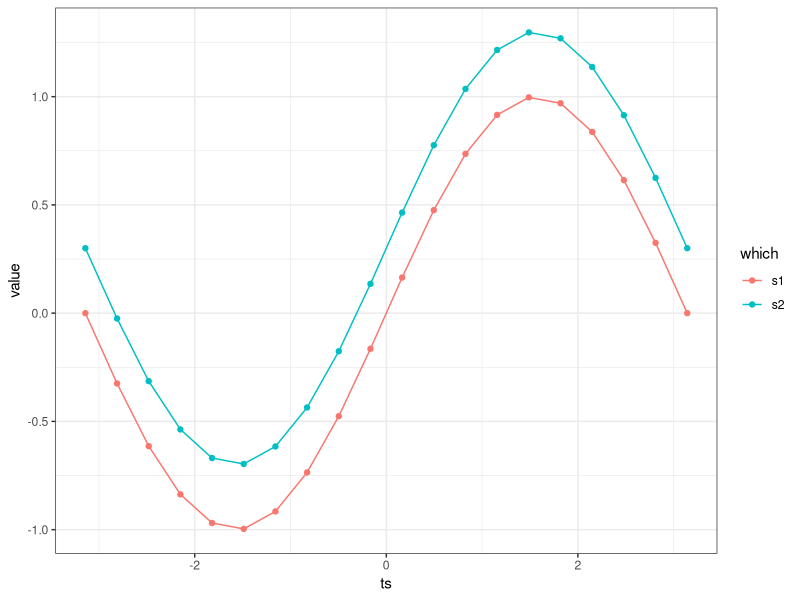
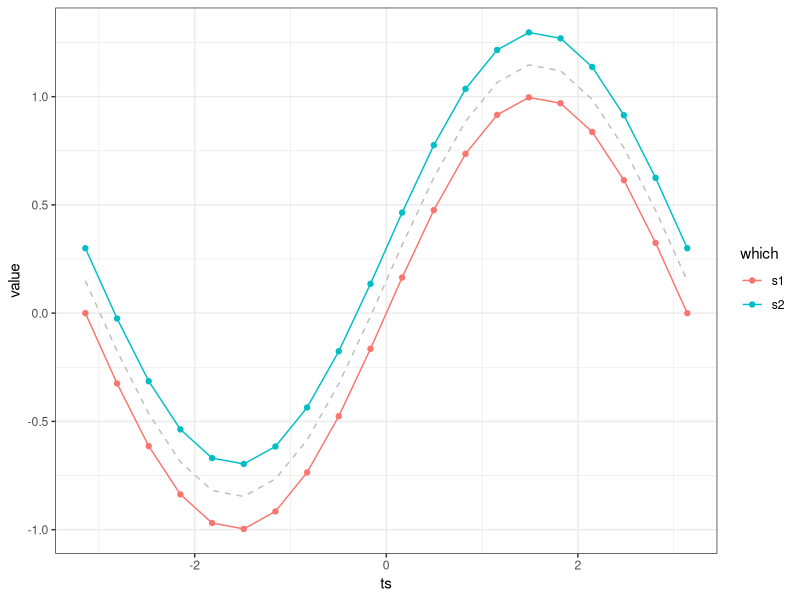
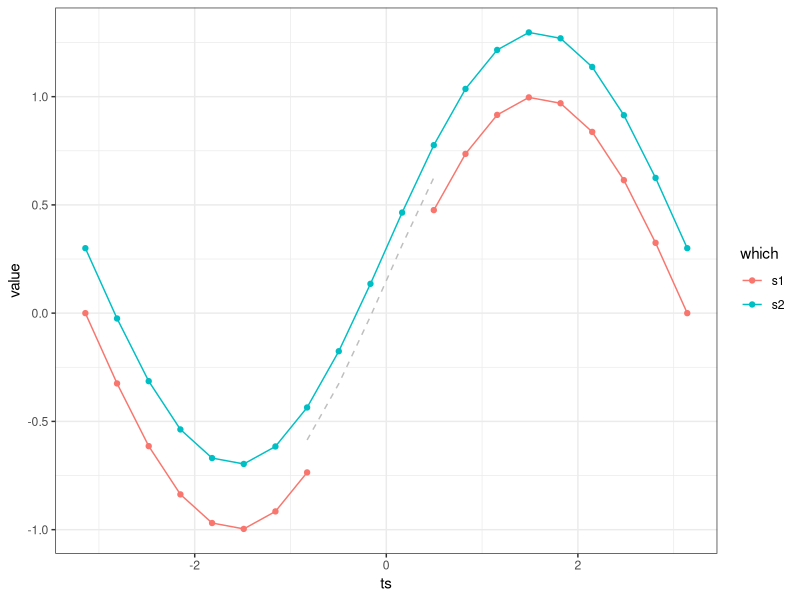
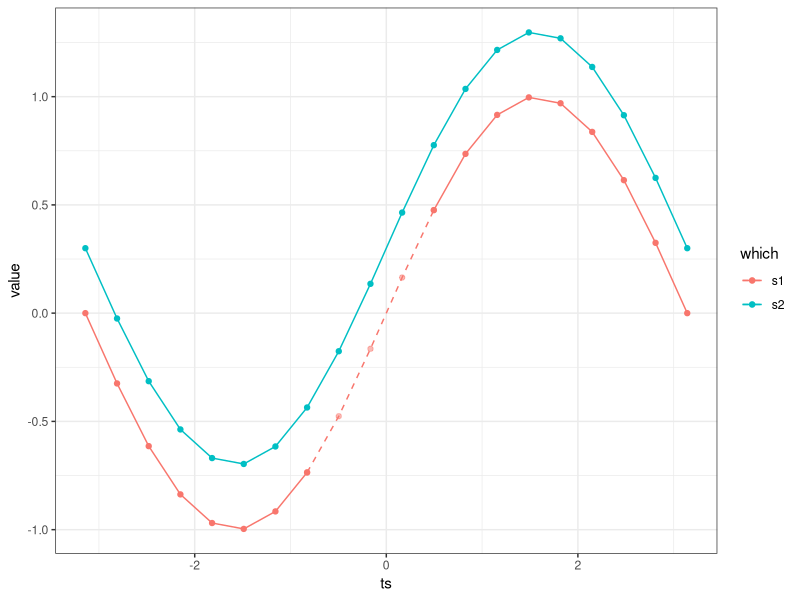
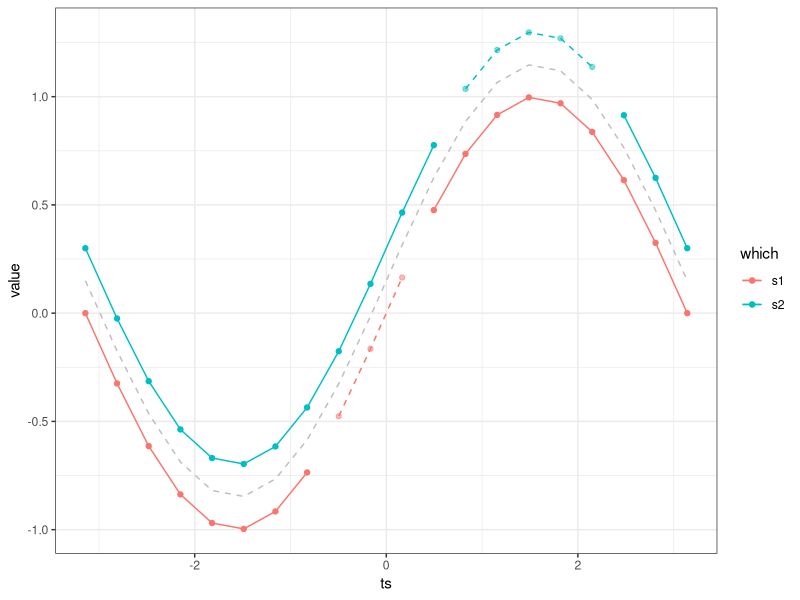
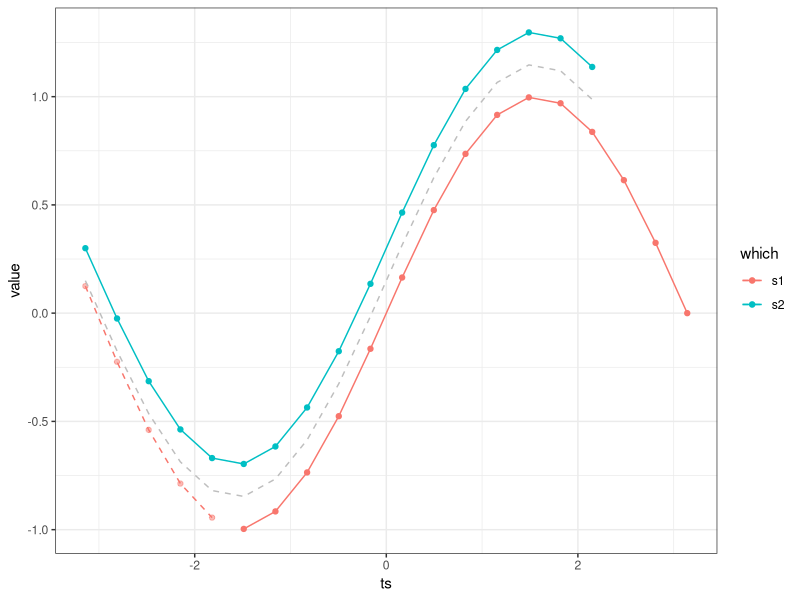

Source code (R) for these figures, in order:
## ---- chunk 1
#| include: false
library(dplyr)
library(ggplot2)
theme_set(theme_bw())

## ---- chunk 2
times <- seq(-pi, pi, length.out = 20)
x1 <- tibble(ts = times, value =  sin(ts), which = "s1")
x2 <- tibble(ts = times, value =  sin(ts) + 0.3, which = "s2")
x <- bind_rows(x1, x2)

ggplot(x, aes(ts, value, color = which)) + geom_point() + geom_line()
## ---- chunk 3
x %>% 
    group_by(ts) %>% 
    summarise(value = mean(value)) ->
    x_mean

last_plot() + geom_line(data = x_mean, color = "grey", linetype = 2)
## ---- chunk 4
x$value[9:11] <- NA
ggplot(x, aes(ts, value, color = which)) + 
    geom_point(na.rm = TRUE) + geom_line() + 
    geom_line(data = x_mean[8:12,], color = "grey", linetype = 2)
## ---- chunk 5
# Compute MAC adjustment needed for each point
left_adjust <- x$value[8] - x_mean$value[8]
right_adjust <- x$value[12] - x_mean$value[12]
adjustment <- seq(left_adjust, right_adjust, length.out = 12 - 8 + 1)

x$gapfilled <- NA_real_
x$gapfilled[8:12] <- x_mean$value[8:12] + adjustment

ggplot(x, aes(ts, value, color = which)) + 
    geom_point(na.rm = TRUE) + geom_line() + 
    geom_point(aes(y = gapfilled), na.rm = TRUE, alpha = 0.5) +
    geom_line(aes(y = gapfilled), na.rm = TRUE, linetype = 2)
## ---- chunk 6
fill_gap <- function(x, gap_begin, gap_end, mac) {
    stopifnot(gap_end >= gap_begin)
    stopifnot(gap_begin > 0 && gap_begin <= length(x))
    stopifnot(gap_end > 0 && gap_end <= length(x))
    stopifnot(length(x) == length(mac))
    
    # x and mac are numeric vectors of equal length
    # gap_begin and gap_end are the indices of the first and last NAs of the gap
    
    if(gap_begin > 1) {
        left_adjust <- x[gap_begin - 1] - mac[gap_begin - 1]
    } else {
        left_adjust <- 0
    }
    #message("left_adjust ", left_adjust)
    if(gap_end < length(x)) {
        right_adjust <- x[gap_end + 1] - mac[gap_end + 1]
    } else {
        right_adjust <- 0
    }
    #message("right_adjust ", right_adjust)
    
    # Calculate adjustments for the gap points plus the pre- and post-gap
    # good data points that make up the calculation of left_adjust and right_adjust
    adj <- seq(left_adjust, right_adjust, length.out = gap_end - gap_begin + 3)
    # ...but then drop those out-of-gap adjustment values
    adj <- adj[c(-1, -length(adj))]
    # Return the adjusted mean annual cycle values to fill the gap
    mac[gap_begin:gap_end] + adj
}

find_gaps <- function(x) {
    rle_x <- rle(is.na(x))
    # Compute endpoints of run
    end <- cumsum(rle_x$lengths)
    start <- c(1, lag(end)[-1] + 1)
    data.frame(start, end)[rle_x$values,] # return only TRUE value gaps
}

fill_all_gaps <- function(x, mac) {
    stopifnot(length(x) == length(mac))
    
    gaps <- find_gaps(x)
    gapfilled <- rep(NA_real_, length(x))
    
    for(i in seq_len(nrow(gaps))) {
        thisgap <- gaps$start[i]:gaps$end[i]
        gapfilled[thisgap] <- fill_gap(x, gaps$start[i], gaps$end[i], mac)
    }
    return(gapfilled)
}

## ---- chunk 7
x1a <- x1
x1a$value[9:11] <- NA
x2a <- x2
x2a$value[13:17] <- NA
x <- bind_rows(x1a, x2a)
x$mac <- c(x_mean$value, x_mean$value)

x$gapfilled <- fill_all_gaps(x$value, x$mac)

ggplot(x, aes(ts, value, color = which)) + 
    geom_point(na.rm = TRUE) + geom_line() + 
    geom_point(aes(y = gapfilled), na.rm = TRUE, alpha = 0.5) +
    geom_line(aes(y = gapfilled), na.rm = TRUE, linetype = 2) +
    geom_line(aes(y = mac), color = "grey", linetype = 2)
## ---- chunk 8
x1a <- x1
x1a$value[1:5] <- NA
x2a <- x2
x2a$value[18:20] <- NA
x <- bind_rows(x1a, x2a)
x_mean$value[18:20] <- NA
x$mac <- c(x_mean$value, x_mean$value)

x$gapfilled <- fill_all_gaps(x$value, x$mac)

ggplot(x, aes(ts, value, color = which)) + 
    geom_point(na.rm = TRUE) + geom_line(na.rm = TRUE) + 
    geom_point(aes(y = gapfilled), na.rm = TRUE, alpha = 0.5) +
    geom_line(aes(y = gapfilled), na.rm = TRUE, linetype = 2) +
    geom_line(aes(y = mac), color = "grey", na.rm = TRUE, linetype = 2)
